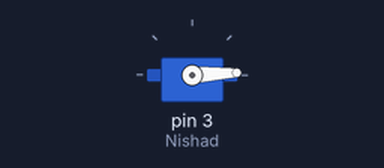
A sketch run on a simulated Arduino Uno, built with avr-gcc and run on an emulated ATmega328P. Shown: servo.

Above: at 0.05 s.
At 0.9 s:
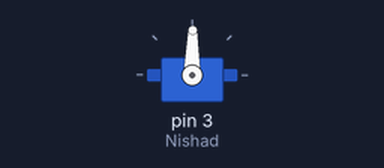
At 1.75 s:
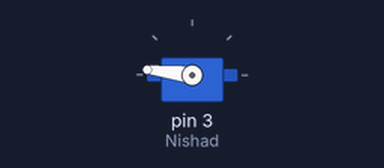
At 3.45 s:
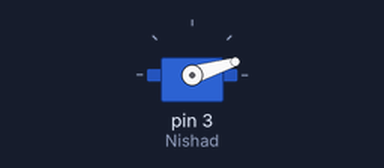
Timing chart, 0 to 8.3 s (numbered marks = the images above):
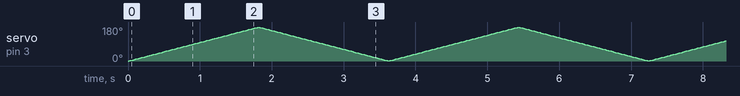

The sketch:

ServoUsingFor.ino
```cpp
#include <Servo.h>
Servo Nishad;
int pot=1;
int i;
void setup()
{
  // put your setup code here, to run once:
  Nishad.attach(3);

}

void loop()
{

  for (i = 0; i < 180; i = i + 1)
  {
    Nishad.write(i);
    delay(10);
  }
  for (i = 179; i > 0; i = i - 1)
  {
    Nishad.write(i);
   delay(10);
  }
}
```
